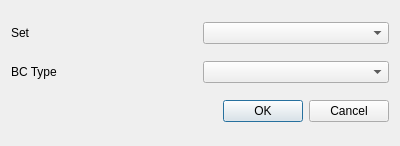
<?xml version="1.0" encoding="UTF-8"?>
<ui version="4.0">
 <class>AddBCDialog</class>
 <widget class="QDialog" name="AddBCDialog">
  <property name="geometry">
   <rect>
    <x>0</x>
    <y>0</y>
    <width>400</width>
    <height>146</height>
   </rect>
  </property>
  <property name="windowTitle">
   <string>Add BC</string>
  </property>
  <layout class="QGridLayout" name="gridLayout">
   <item row="0" column="0">
    <widget class="QLabel" name="label">
     <property name="text">
      <string>Set</string>
     </property>
    </widget>
   </item>
   <item row="0" column="1">
    <widget class="QComboBox" name="setComboBox"/>
   </item>
   <item row="1" column="0">
    <widget class="QLabel" name="label_2">
     <property name="text">
      <string>BC Type</string>
     </property>
    </widget>
   </item>
   <item row="1" column="1">
    <widget class="QComboBox" name="typeComboBox"/>
   </item>
   <item row="2" column="0" colspan="2">
    <widget class="QDialogButtonBox" name="buttonBox">
     <property name="orientation">
      <enum>Qt::Horizontal</enum>
     </property>
     <property name="standardButtons">
      <set>QDialogButtonBox::Cancel|QDialogButtonBox::Ok</set>
     </property>
    </widget>
   </item>
  </layout>
 </widget>
 <resources/>
 <connections>
  <connection>
   <sender>buttonBox</sender>
   <signal>accepted()</signal>
   <receiver>AddBCDialog</receiver>
   <slot>accept()</slot>
   <hints>
    <hint type="sourcelabel">
     <x>248</x>
     <y>254</y>
    </hint>
    <hint type="destinationlabel">
     <x>157</x>
     <y>274</y>
    </hint>
   </hints>
  </connection>
  <connection>
   <sender>buttonBox</sender>
   <signal>rejected()</signal>
   <receiver>AddBCDialog</receiver>
   <slot>reject()</slot>
   <hints>
    <hint type="sourcelabel">
     <x>316</x>
     <y>260</y>
    </hint>
    <hint type="destinationlabel">
     <x>286</x>
     <y>274</y>
    </hint>
   </hints>
  </connection>
 </connections>
</ui>
